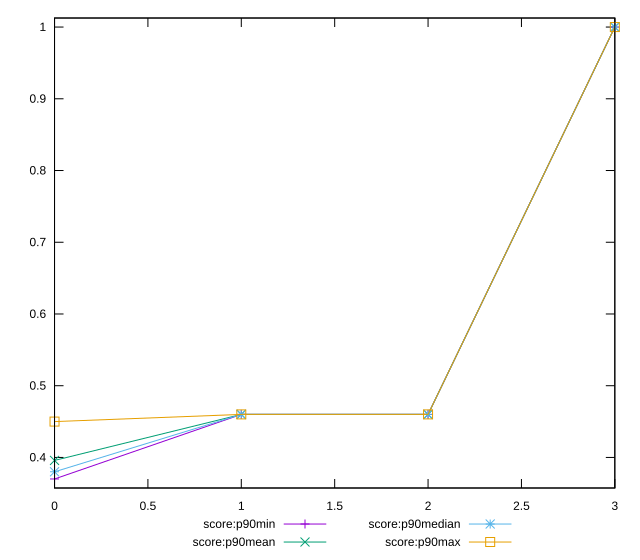

The gnuplot source for this figure:
reset

$scoreP90Min <<EOF
0 0.37
1 0.46
2 0.46
3 1
EOF

$scoreP90Mean <<EOF
0 0.3958510638297873
1 0.4600000000000007
2 0.4600000000000007
3 1
EOF

$scoreP90Median <<EOF
0 0.38
1 0.46
2 0.46
3 1
EOF

$scoreP90Max <<EOF
0 0.45
1 0.46
2 0.46
3 1
EOF

set key outside below
set xrange [0:3]
set yrange [0.3574:1.0126]
set trange [0.3574:1.0126]
set terminal svg size 640, 560 enhanced background rgb 'white'
set output "reports/report_00032_2021-02-25T10-28-15.087Z/uses-rel-preload/progression/score.svg"

plot $scoreP90Min title "score:p90min" with linespoints, \
     $scoreP90Mean title "score:p90mean" with linespoints, \
     $scoreP90Median title "score:p90median" with linespoints, \
     $scoreP90Max title "score:p90max" with linespoints

reset
